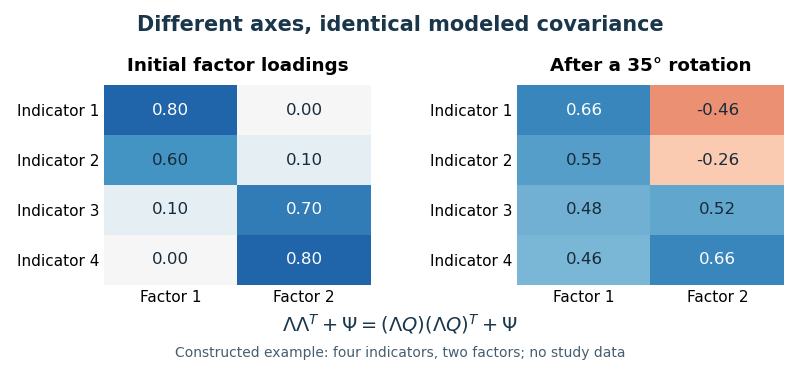

The script that drew this image:
#!/usr/bin/env python3
"""Constructed factor-rotation illustration; outputs its PNG into the CWD.

Tested with Python 3.14.4, NumPy 2.3.5 and Matplotlib 3.10.7.
The loadings are illustrative values, not participant data.
"""
from pathlib import Path
import numpy as np
import matplotlib
matplotlib.use('Agg')
import matplotlib.pyplot as plt


def main():
    loading = np.array([[.8, 0.0], [.6, .1], [.1, .7], [0.0, .8]])
    theta = np.deg2rad(35.0)
    rotation = np.array([[np.cos(theta), -np.sin(theta)],
                         [np.sin(theta), np.cos(theta)]])
    rotated = loading @ rotation
    residual = np.diag(1.0 - np.sum(loading**2, axis=1))
    covariance = loading @ loading.T + residual
    covariance_rotated = rotated @ rotated.T + residual
    assert np.allclose(rotation @ rotation.T, np.eye(2), atol=1e-14)
    assert np.allclose(covariance, covariance_rotated, atol=1e-14)
    assert np.linalg.eigvalsh(covariance).min() > 0
    assert np.allclose(np.diag(covariance), 1.0)
    plt.rcParams.update({'font.family': 'DejaVu Sans', 'font.size': 11})
    fig, axes = plt.subplots(1, 2, figsize=(8.0, 3.7), dpi=100)
    fig.patch.set_facecolor('white')
    for ax, data, title in zip(axes, [loading, rotated],
                                ['Initial factor loadings', 'After a 35° rotation']):
        ax.set_facecolor('white')
        ax.imshow(data, cmap='RdBu', vmin=-1, vmax=1, aspect='auto')
        ax.set_xticks([0, 1], ['Factor 1', 'Factor 2'])
        ax.set_yticks(range(4), [f'Indicator {j+1}' for j in range(4)])
        ax.set_title(title, fontweight='bold', pad=10)
        for (i, j), value in np.ndenumerate(data):
            ax.text(j, i, f'{value:.2f}', va='center', ha='center',
                    color='white' if abs(value) > .65 else '#172b3a', fontsize=12)
        ax.tick_params(length=0)
        for spine in ax.spines.values():
            spine.set_visible(False)
    fig.suptitle('Different axes, identical modeled covariance',
                 fontsize=15, fontweight='bold', color='#19364b', y=.96)
    fig.text(.5, .105, r'$\Lambda\Lambda^T+\Psi=(\Lambda Q)(\Lambda Q)^T+\Psi$',
             ha='center', fontsize=14, color='#19364b')
    fig.text(.5, .035, 'Constructed example: four indicators, two factors; no study data',
             ha='center', fontsize=10, color='#455e70')
    fig.subplots_adjust(left=.13, right=.98, top=.77, bottom=.23, wspace=.55)
    destination = Path.cwd() / (Path(__file__).stem + '.png')
    fig.savefig(destination, dpi=100, facecolor='white', transparent=False,
                metadata={'Software': 'Original codex-wiki matplotlib generator'})
    plt.close(fig)


if __name__ == '__main__':
    main()
